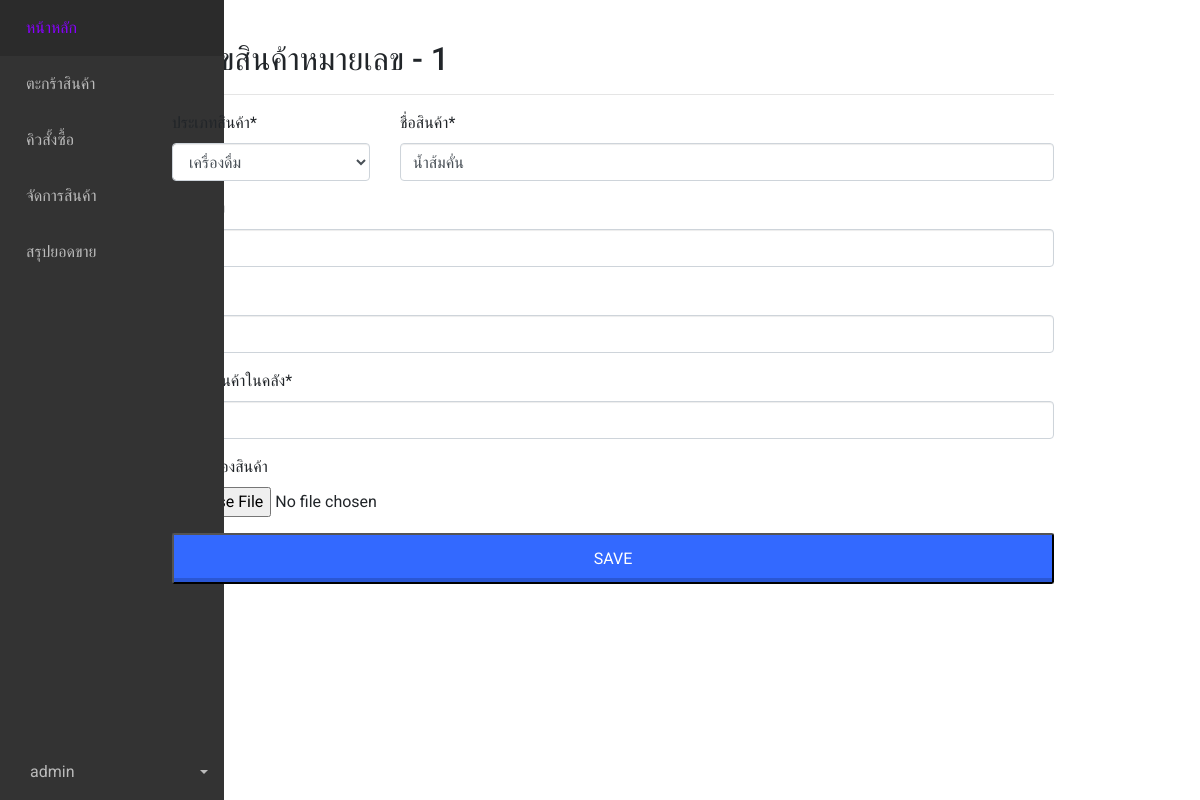
/manage/product/1 (signed in), run on an earlier commit of the app's database.
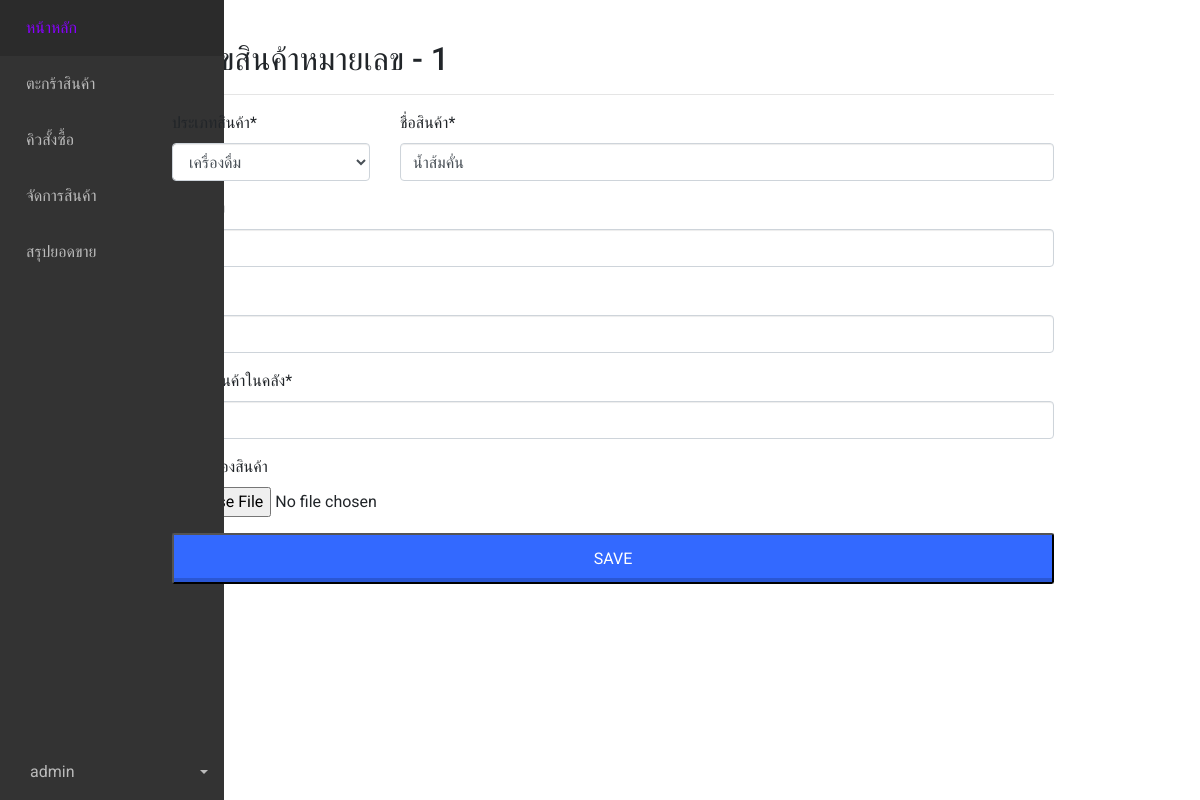
And on a later commit of the database.
### main/models.py (models this page shows, shortened)
class Product(models.Model):
    type = models.ForeignKey(Type, on_delete=models.PROTECT,null=True)
    name = models.CharField(max_length=255)
    description = models.CharField(max_length=255,null=True)
    price = models.FloatField()
    stock = models.IntegerField()
    picture = models.ImageField(default='product_pic/default.png',upload_to='product_pic',null=True,blank=True)

### manage/views.py (the view)
# urls.py: path('product/<int:product_id>',views.product_update,name='pup'),
@login_required
@permission_required('main.change_product')
def product_update(request,product_id): #แก้ไขสินค้าโดยใช้ modelForm
    product = get_object_or_404(Product, id=product_id)
    form = ProductForm(request.POST or None ,request.FILES or None , instance=product)
    if form.is_valid():
        product = form.save(commit=False)
        product.save()
        messages.success(request,'แก้ไขสินค้าสำเร็จแล้ว')
        return redirect('manage')
    context = {
        'form':form,
        'number':product.id
    }
    return render(request,'manage/editproduct_form.html',context=context)

### main/forms.py
class ProductForm(forms.ModelForm):
    type = forms.ModelChoiceField(queryset=Type.objects.all(),label='ประเภทสินค้า')
    name = forms.CharField(label='ชื่อสินค้า',required=True)
    description = forms.CharField(label='คำอธิบาย',required=False)
    price = forms.DecimalField(label='ราคา',required=True,min_value=0)
    stock = forms.IntegerField(label='จำนวนสินค้าในคลัง',min_value=0)
    picture = forms.ImageField(label='รูปภาพของสินค้า',widget=forms.FileInput(),required=False)
    class Meta:
        model = Product
        fields = "__all__"

### main/models.py (called while the page is built)
    def __str__(self):
        return self.type_name

### manage/templates/manage/editproduct_form.html (shortened to what this page needs)
{% extends 'base.html' %}
{% load crispy_forms_tags %}
{% block content %}
 <div class="container">
    <h2>แก้ไขสินค้าหมายเลข - {{number}}</h2>
    <hr>
    <form method="POST" enctype="multipart/form-data">
      <div class='row'>
        <div class='col-md-3'>
          {{form.type|as_crispy_field}}
        </div>
        <div class='col-md-9'>
          {{form.name|as_crispy_field}}
        </div>
      </div>
      {{form.description|as_crispy_field}}
      {{form.price|as_crispy_field}}
      {{form.stock|as_crispy_field}}
      {{form.picture|as_crispy_field}}
      <input type="submit" value='Save' class='buttonblue col'>
    </form>
 </div>
{% endblock %}

What changed in the data, as far as the page shows it:
changed Product "เครื่องดื่ม": stock "8" → "4"
